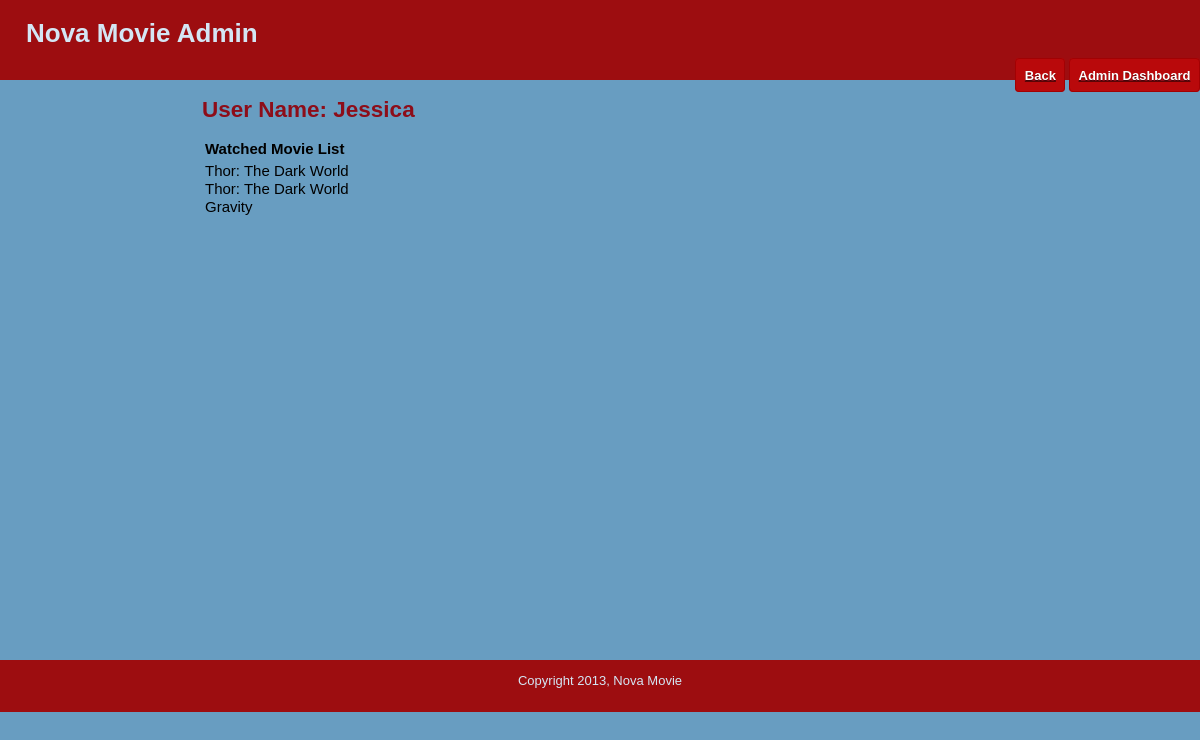
Page /public/watched_movie_for_admin.php?id=1 (signed in) on the earlier database version.
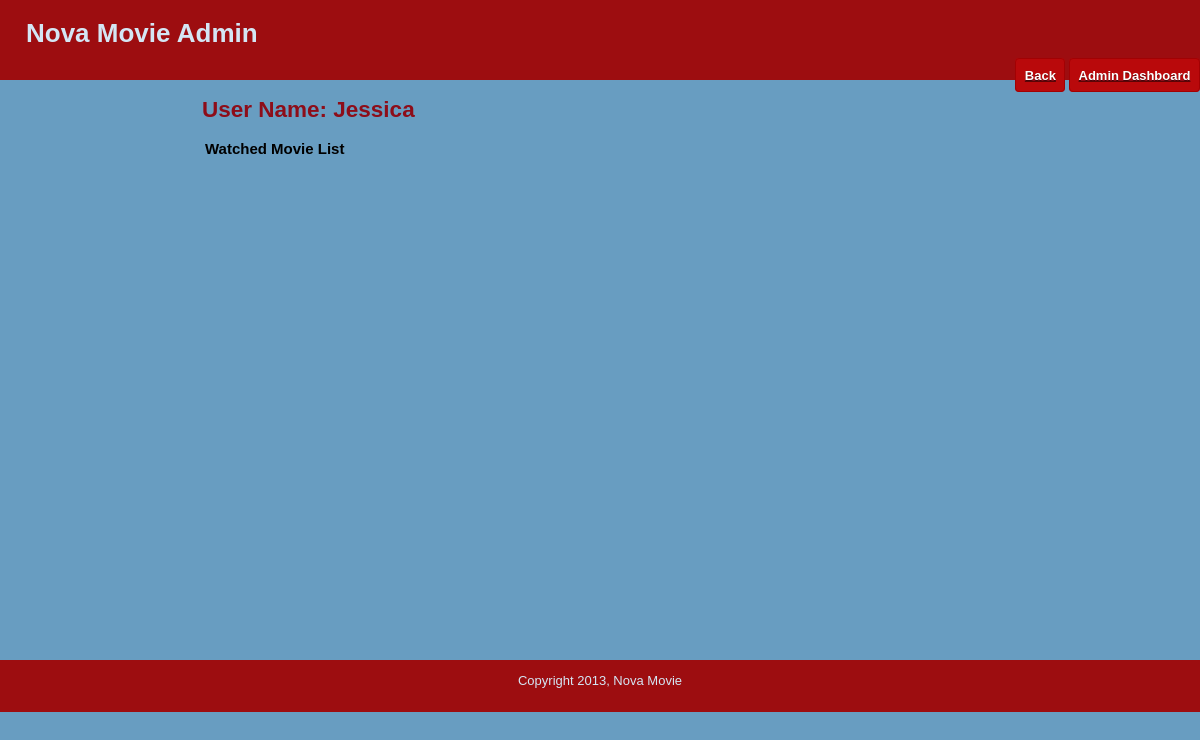
Same page on the later database version.
### tables this page shows
CREATE TABLE watched(
  id int Not NULL AUTO_INCREMENT,
  user_id int Not NULL,
  movie_id int  Not NULL,
  PRIMARY KEY (id),
  FOREIGN KEY (user_id) REFERENCES user(id)
    ON DELETE CASCADE ON UPDATE CASCADE,
  FOREIGN KEY (movie_id) REFERENCES movie(id)
    ON DELETE CASCADE ON UPDATE CASCADE
);

### includes/functions.php (called while the page is built, shortened)
<?php
	function find_user_by_id($user_id) {
		global $connection;
		$safe_user_id = mysqli_real_escape_string($connection, $user_id);
		$query  = "SELECT * ";
		$query .= "FROM user ";
		$query .= "WHERE id = {$safe_user_id} ";
		$query .= "LIMIT 1";
		$user_set = mysqli_query($connection, $query);
		if($user = mysqli_fetch_assoc($user_set)) {
			return $user;
		} else {
			return null;
		}
	}
	function find_watched_by_userid($user_id){
	global $connection;
	$query  = "SELECT DISTINCT  watched.id, name ";
	$query .= "FROM movie, watched ";
	$query .= " WHERE user_id = '{$user_id}' ";
	$query .= " AND movie.id = movie_id ";
	$watched_set = mysqli_query($connection, $query);
	return $watched_set;
	}
?>

### public/watched_movie_for_admin.php (the view, shortened to what this page needs)
<?php require_once("../includes/db_connection.php"); ?>
<?php require_once("../includes/functions.php"); ?>
<?php
  $user = find_user_by_id($_GET["id"]);
?>
<?php
  $watched_set = find_watched_by_userid($_GET["id"]);
?>
<?php include("../includes/layouts/header.php"); ?>
<div class="hlinks">
   <a href="edit_user.php?id=<?php echo urlencode($user["id"]); ?>"><span class="text">Back</span></a>
   <a href="admin_dashboard.php"><span class="text">Admin Dashboard</span></a>
</div>
</div>
<div id="main">
  <div id="navigation">
  </div>
  <div id="page">
    <h2>User Name: <?php echo htmlentities($user["name"]); ?></h2>
	<table>
    <tr>
	    <th style="text-align: left; ">Watched Movie List</th>
    </tr>
	<?php while($watched = mysqli_fetch_assoc($watched_set)) { ?>
	<tr><td>
	     <?php echo htmlentities($watched["name"]); ?>
	</td></tr>
	<?php } ?>
	</table>
  </div>
</div>
<?php include("../includes/layouts/footer.php"); ?>

Differences in the rows shown:
removed watched: name "Thor: The Dark World"
removed watched: name "Thor: The Dark World"
removed watched: name "Gravity"
